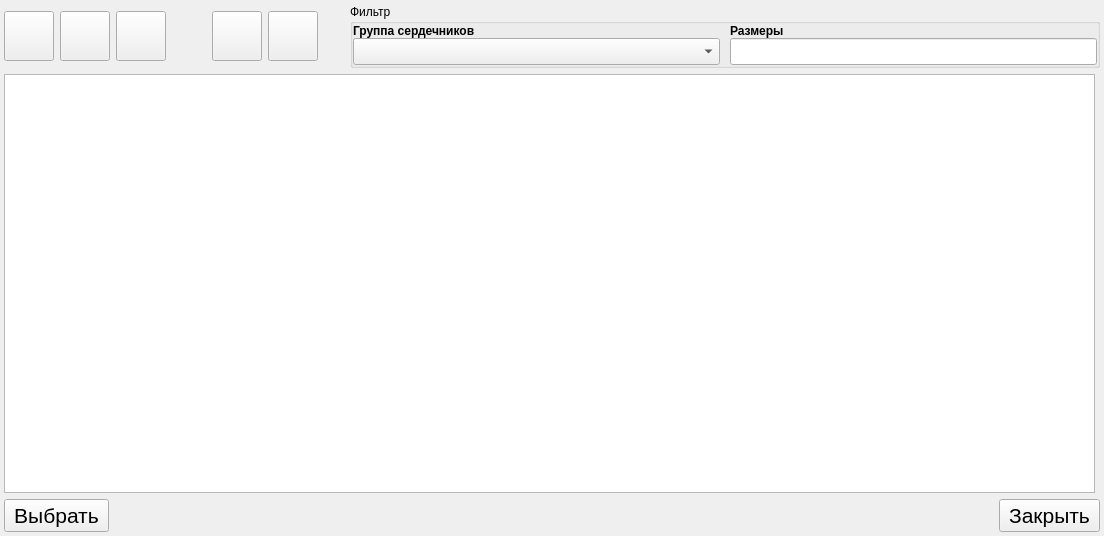
<?xml version="1.0" encoding="UTF-8"?>
<ui version="4.0">
 <class>Form</class>
 <widget class="QWidget" name="Form">
  <property name="geometry">
   <rect>
    <x>0</x>
    <y>0</y>
    <width>1104</width>
    <height>536</height>
   </rect>
  </property>
  <property name="windowTitle">
   <string>Справочник сердечников</string>
  </property>
  <layout class="QVBoxLayout" name="verticalLayout_2">
   <property name="spacing">
    <number>4</number>
   </property>
   <property name="margin">
    <number>4</number>
   </property>
   <item>
    <layout class="QVBoxLayout" name="verticalLayout">
     <property name="spacing">
      <number>6</number>
     </property>
     <item>
      <layout class="QHBoxLayout" name="horizontalLayout">
       <item>
        <widget class="QPushButton" name="pushButton">
         <property name="minimumSize">
          <size>
           <width>50</width>
           <height>50</height>
          </size>
         </property>
         <property name="font">
          <font>
           <pointsize>8</pointsize>
          </font>
         </property>
         <property name="toolTip">
          <string>Добавить новую позицию</string>
         </property>
         <property name="text">
          <string/>
         </property>
         <property name="iconSize">
          <size>
           <width>32</width>
           <height>32</height>
          </size>
         </property>
        </widget>
       </item>
       <item>
        <widget class="QPushButton" name="pushButton_3">
         <property name="sizePolicy">
          <sizepolicy hsizetype="Minimum" vsizetype="Fixed">
           <horstretch>0</horstretch>
           <verstretch>0</verstretch>
          </sizepolicy>
         </property>
         <property name="minimumSize">
          <size>
           <width>50</width>
           <height>50</height>
          </size>
         </property>
         <property name="font">
          <font>
           <pointsize>8</pointsize>
          </font>
         </property>
         <property name="toolTip">
          <string>Изменить текущую позицию</string>
         </property>
         <property name="text">
          <string/>
         </property>
         <property name="iconSize">
          <size>
           <width>32</width>
           <height>32</height>
          </size>
         </property>
        </widget>
       </item>
       <item>
        <widget class="QPushButton" name="pushButton_2">
         <property name="minimumSize">
          <size>
           <width>50</width>
           <height>50</height>
          </size>
         </property>
         <property name="font">
          <font>
           <pointsize>8</pointsize>
          </font>
         </property>
         <property name="toolTip">
          <string>Удалить текущую позицию</string>
         </property>
         <property name="text">
          <string/>
         </property>
         <property name="iconSize">
          <size>
           <width>32</width>
           <height>32</height>
          </size>
         </property>
        </widget>
       </item>
       <item>
        <spacer name="horizontalSpacer">
         <property name="orientation">
          <enum>Qt::Horizontal</enum>
         </property>
         <property name="sizeType">
          <enum>QSizePolicy::Fixed</enum>
         </property>
         <property name="sizeHint" stdset="0">
          <size>
           <width>40</width>
           <height>20</height>
          </size>
         </property>
        </spacer>
       </item>
       <item>
        <widget class="QPushButton" name="pushButton_6">
         <property name="minimumSize">
          <size>
           <width>50</width>
           <height>50</height>
          </size>
         </property>
         <property name="toolTip">
          <string>На позицию вниз</string>
         </property>
         <property name="text">
          <string/>
         </property>
         <property name="iconSize">
          <size>
           <width>32</width>
           <height>32</height>
          </size>
         </property>
         <property name="autoRepeat">
          <bool>true</bool>
         </property>
         <property name="autoExclusive">
          <bool>false</bool>
         </property>
         <property name="autoRepeatDelay">
          <number>300</number>
         </property>
         <property name="autoRepeatInterval">
          <number>100</number>
         </property>
        </widget>
       </item>
       <item>
        <widget class="QPushButton" name="pushButton_7">
         <property name="minimumSize">
          <size>
           <width>50</width>
           <height>50</height>
          </size>
         </property>
         <property name="toolTip">
          <string>На позицию вверх</string>
         </property>
         <property name="text">
          <string/>
         </property>
         <property name="iconSize">
          <size>
           <width>32</width>
           <height>32</height>
          </size>
         </property>
        </widget>
       </item>
       <item>
        <widget class="QLabel" name="label_3">
         <property name="minimumSize">
          <size>
           <width>20</width>
           <height>0</height>
          </size>
         </property>
         <property name="text">
          <string/>
         </property>
        </widget>
       </item>
       <item>
        <widget class="QGroupBox" name="groupBox">
         <property name="font">
          <font>
           <pointsize>9</pointsize>
          </font>
         </property>
         <property name="title">
          <string>Фильтр</string>
         </property>
         <layout class="QGridLayout" name="gridLayout_2">
          <property name="margin">
           <number>0</number>
          </property>
          <property name="spacing">
           <number>0</number>
          </property>
          <item row="0" column="1">
           <layout class="QGridLayout" name="gridLayout">
            <property name="horizontalSpacing">
             <number>10</number>
            </property>
            <property name="verticalSpacing">
             <number>0</number>
            </property>
            <item row="0" column="0">
             <widget class="QLabel" name="label">
              <property name="font">
               <font>
                <weight>75</weight>
                <bold>true</bold>
               </font>
              </property>
              <property name="text">
               <string>Группа сердечников        </string>
              </property>
             </widget>
            </item>
            <item row="1" column="0">
             <widget class="QComboBox" name="comboBox">
              <property name="sizePolicy">
               <sizepolicy hsizetype="Expanding" vsizetype="Fixed">
                <horstretch>0</horstretch>
                <verstretch>0</verstretch>
               </sizepolicy>
              </property>
              <property name="font">
               <font>
                <pointsize>12</pointsize>
               </font>
              </property>
             </widget>
            </item>
            <item row="0" column="1">
             <widget class="QLabel" name="label_2">
              <property name="font">
               <font>
                <weight>75</weight>
                <bold>true</bold>
               </font>
              </property>
              <property name="text">
               <string>Размеры</string>
              </property>
             </widget>
            </item>
            <item row="1" column="1">
             <widget class="QLineEdit" name="lineEdit">
              <property name="font">
               <font>
                <pointsize>12</pointsize>
               </font>
              </property>
             </widget>
            </item>
           </layout>
          </item>
         </layout>
        </widget>
       </item>
      </layout>
     </item>
     <item>
      <layout class="QHBoxLayout" name="horizontalLayout_3">
       <item>
        <widget class="QTableView" name="tableView">
         <property name="font">
          <font>
           <pointsize>10</pointsize>
          </font>
         </property>
         <property name="focusPolicy">
          <enum>Qt::WheelFocus</enum>
         </property>
         <property name="autoFillBackground">
          <bool>false</bool>
         </property>
         <property name="frameShape">
          <enum>QFrame::StyledPanel</enum>
         </property>
         <property name="autoScroll">
          <bool>true</bool>
         </property>
         <property name="dragDropOverwriteMode">
          <bool>false</bool>
         </property>
         <property name="alternatingRowColors">
          <bool>false</bool>
         </property>
         <property name="selectionMode">
          <enum>QAbstractItemView::SingleSelection</enum>
         </property>
         <property name="selectionBehavior">
          <enum>QAbstractItemView::SelectRows</enum>
         </property>
        </widget>
       </item>
       <item>
        <layout class="QVBoxLayout" name="verticalLayout_3">
         <item>
          <layout class="QHBoxLayout" name="horizontalLayout_4"/>
         </item>
         <item>
          <spacer name="verticalSpacer">
           <property name="orientation">
            <enum>Qt::Vertical</enum>
           </property>
           <property name="sizeHint" stdset="0">
            <size>
             <width>5</width>
             <height>40</height>
            </size>
           </property>
          </spacer>
         </item>
        </layout>
       </item>
      </layout>
     </item>
     <item>
      <layout class="QHBoxLayout" name="horizontalLayout_2">
       <item>
        <widget class="QPushButton" name="pushButton_4">
         <property name="font">
          <font>
           <pointsize>16</pointsize>
          </font>
         </property>
         <property name="text">
          <string> Выбрать </string>
         </property>
        </widget>
       </item>
       <item>
        <spacer name="horizontalSpacer_2">
         <property name="orientation">
          <enum>Qt::Horizontal</enum>
         </property>
         <property name="sizeHint" stdset="0">
          <size>
           <width>40</width>
           <height>20</height>
          </size>
         </property>
        </spacer>
       </item>
       <item>
        <widget class="QPushButton" name="pushButton_5">
         <property name="font">
          <font>
           <pointsize>16</pointsize>
          </font>
         </property>
         <property name="text">
          <string> Закрыть </string>
         </property>
        </widget>
       </item>
      </layout>
     </item>
    </layout>
   </item>
  </layout>
 </widget>
 <resources/>
 <connections/>
</ui>
